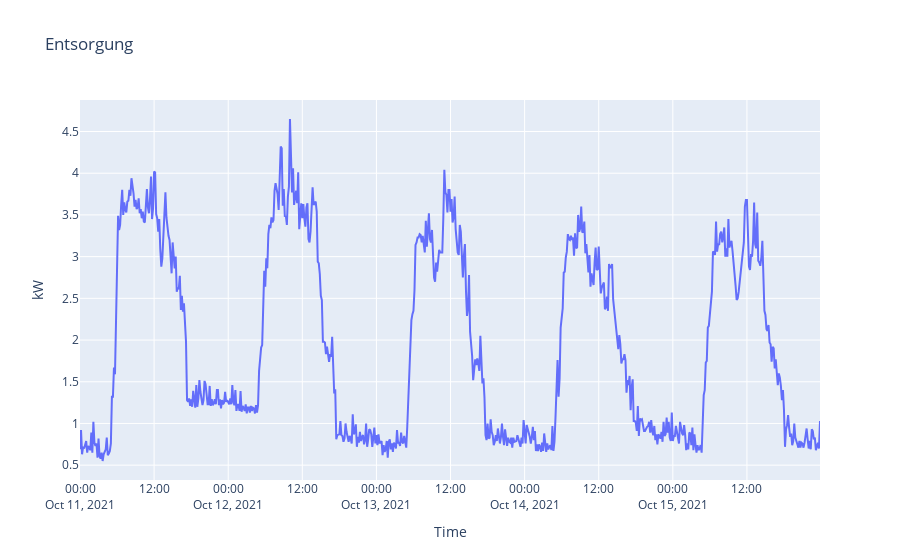

The code cell stored with this chart in its notebook:
### Code cell
px.line(
    x=ent_week.index, y=ent_week.kw, 
    title='Entsorgung',
    labels={
        'x': 'Time',
        'y': 'kW'
    })

### Figure 1 — Plotly figure (JSON) as saved in the notebook; plotly's stock layout.template omitted (floating-point values rounded to 4 significant figures; data arrays with more than 128 entries replaced by an {"elided": "..."} marker saying what was removed)
{"data": [{"hovertemplate": "Time=%{x}<br>kW=%{y}<extra></extra>", "legendgroup": "", "line": {"color": "#636efa", "dash": "solid"}, "marker": {"symbol": "circle"}, "mode": "lines", "name": "", "orientation": "v", "showlegend": false, "type": "scatter", "x": {"elided": "720 str values"}, "xaxis": "x", "y": {"elided": "720 float values"}, "yaxis": "y"}], "layout": {"legend": {"tracegroupgap": 0}, "title": {"text": "Entsorgung"}, "xaxis": {"anchor": "y", "domain": [0, 1], "title": {"text": "Time"}}, "yaxis": {"anchor": "x", "domain": [0, 1], "title": {"text": "kW"}}}}
